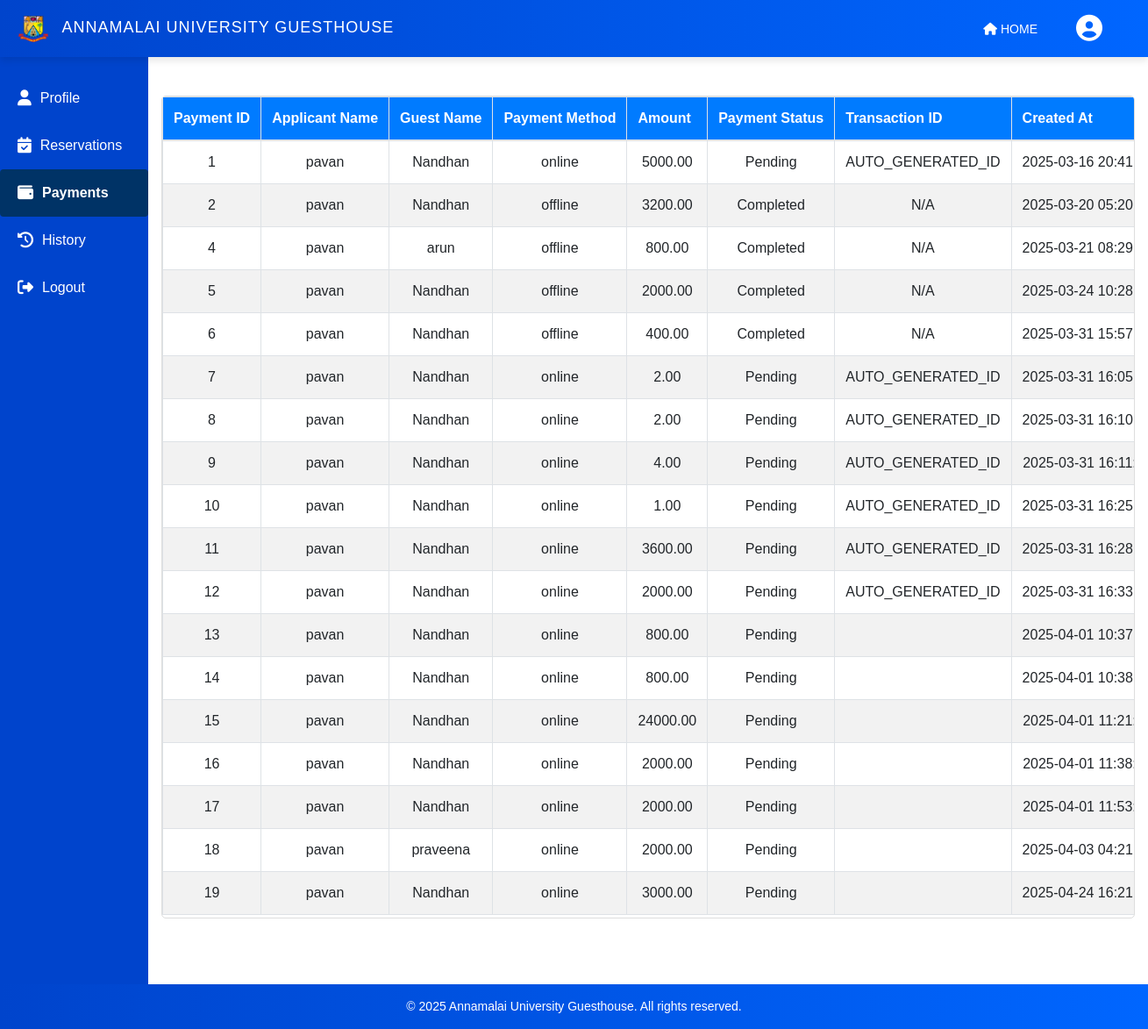
Page /user_payments.php (signed in) on the committed database.
### tables this page shows
CREATE TABLE `payments` (
  `id` int(11) NOT NULL,
  `reservation_id` int(11) NOT NULL,
  `payment_method` varchar(50) NOT NULL,
  `amount` decimal(10,2) NOT NULL,
  `payment_status` varchar(50) NOT NULL,
  `transaction_id` varchar(100) DEFAULT NULL,
  `created_at` timestamp NOT NULL DEFAULT current_timestamp()
);

CREATE TABLE `reservations` (
  `id` int(11) NOT NULL,
  `applicant_name` varchar(255) NOT NULL,
  `applicant_address` text NOT NULL,
  `guest_name` varchar(255) NOT NULL,
  `guest_address` text NOT NULL,
  `staff_id` int(11) DEFAULT NULL,
  `purpose` text NOT NULL,
  `room_type` varchar(100) NOT NULL,
  `num_rooms` int(11) NOT NULL,
  `room_number` varchar(50) NOT NULL,
  `checkin_date` date NOT NULL,
  `checkout_date` date NOT NULL,
  `cost_type` enum('fixed','variable') NOT NULL,
  `total_cost` decimal(10,2) NOT NULL,
  `created_at` timestamp NOT NULL DEFAULT current_timestamp(),
  `user_id` int(11) NOT NULL,
  `status` enum('pending','confirmed','cancelled') NOT NULL DEFAULT 'pending',
  `payment_status` enum('paid','unpaid') NOT NULL DEFAULT 'unpaid'
);

### user_payments.php (the view, shortened to what this page needs)
<?php
$servername = "localhost";
$db_username = "root";
$db_password = "";
$db_name = "au_guesthouse";
$conn = new mysqli($servername, $db_username, $db_password, $db_name);
$user_id = $_SESSION['user_id'];
$sql = "SELECT p.id, r.applicant_name, r.guest_name, p.payment_method, p.amount, p.payment_status, p.transaction_id, p.created_at FROM payments p JOIN reservations r ON p.reservation_id = r.id WHERE r.user_id = ?";
$stmt = $conn->prepare($sql);
$stmt->bind_param("i", $user_id);
$stmt->execute();
$result = $stmt->get_result();
?>
<!DOCTYPE html>
<html lang="en">
<head>
    <link rel="stylesheet" href="css/user_payments.css">
    <link rel="stylesheet" href="https://stackpath.bootstrapcdn.com/bootstrap/4.5.2/css/bootstrap.min.css">
</head>
<body>
    <?php include 'includes/header.php'; ?>
    <div class="flex1">
        <?php include 'includes/user_sidebar.php'; ?>
        <div class="container mt-4">
            <div class="table-container">
                <table class="table table-bordered">
                    <thead>
                        <tr>
                            <th>Payment ID</th>
                            <th>Applicant Name</th>
                            <th>Guest Name</th>
                            <th>Payment Method</th>
                            <th>Amount</th>
                            <th>Payment Status</th>
                            <th>Transaction ID</th>
                            <th>Created At</th>
                        </tr>
                    </thead>
                    <tbody>
                        <?php while ($row = $result->fetch_assoc()): ?>
                            <tr>
                                <td><?php echo htmlspecialchars($row['id']); ?></td>
                                <td><?php echo htmlspecialchars($row['applicant_name']); ?></td>
                                <td><?php echo htmlspecialchars($row['guest_name']); ?></td>
                                <td><?php echo htmlspecialchars($row['payment_method']); ?></td>
                                <td><?php echo htmlspecialchars($row['amount']); ?></td>
                                <td><?php echo htmlspecialchars($row['payment_status']); ?></td>
                                <td><?php echo htmlspecialchars($row['transaction_id']); ?></td>
                                <td><?php echo htmlspecialchars($row['created_at']); ?></td>
                            </tr>
                        <?php endwhile; ?>
                    </tbody>
                </table>
            </div>
        </div>
    </div>
    <?php include 'includes/footer.php'; ?>
</body>
</html>

### css/user_payments.css (style rules this page uses)
* { margin: 0; padding: 0; box-sizing: border-box; }
.flex1 { display: flex; flex-grow: 1; }
.container { flex-grow: 1; display: flex; flex-direction: column; padding: 20px; }
.table-container { flex-grow: 1; overflow-y: auto; border: 1px solid #ddd; border-radius: 5px; max-height: 80vh; }
table { width: 100%; border-collapse: collapse; background: white; }
th, td { border: 1px solid #ddd; padding: 12px; text-align: center; white-space: nowrap; }
th { background: #007bff; color: white; position: sticky; top: 0; z-index: 2; }
tr:nth-child(even) { background: #f2f2f2; }

### css/user_sidebar.css (style rules this page uses)
* { margin: 0; padding: 0; box-sizing: border-box; font-family: Arial, sans-serif; }

### rows in the picture
payments: id "1", reservation.applicant_name "pavan", reservation.guest_name "Nandhan", payment_method "online", amount "5000.00", payment_status "Pending", transaction "AUTO_GENERATED_ID", created_at "2025-03-16…"
payments: id "2", reservation.applicant_name "pavan", reservation.guest_name "Nandhan", payment_method "offline", amount "3200.00", payment_status "Completed", transaction "N/A", created_at "2025-03-20…"
payments: id "4", reservation.applicant_name "pavan", reservation.guest_name "arun", payment_method "offline", amount "800.00", payment_status "Completed", transaction "N/A", created_at "2025-03-21…"
payments: id "5", reservation.applicant_name "pavan", reservation.guest_name "Nandhan", payment_method "offline", amount "2000.00", payment_status "Completed", transaction "N/A", created_at "2025-03-24…"
payments: id "6", reservation.applicant_name "pavan", reservation.guest_name "Nandhan", payment_method "offline", amount "400.00", payment_status "Completed", transaction "N/A", created_at "2025-03-31…"
payments: id "7", reservation.applicant_name "pavan", reservation.guest_name "Nandhan", payment_method "online", amount "2.00", payment_status "Pending", transaction "AUTO_GENERATED_ID", created_at "2025-03-31…"
payments: id "8", reservation.applicant_name "pavan", reservation.guest_name "Nandhan", payment_method "online", amount "2.00", payment_status "Pending", transaction "AUTO_GENERATED_ID", created_at "2025-03-31…"
payments: id "9", reservation.applicant_name "pavan", reservation.guest_name "Nandhan", payment_method "online", amount "4.00", payment_status "Pending", transaction "AUTO_GENERATED_ID", created_at "2025-03-31…"
payments: id "10", reservation.applicant_name "pavan", reservation.guest_name "Nandhan", payment_method "online", amount "1.00", payment_status "Pending", transaction "AUTO_GENERATED_ID", created_at "2025-03-31…"
payments: id "11", reservation.applicant_name "pavan", reservation.guest_name "Nandhan", payment_method "online", amount "3600.00", payment_status "Pending", transaction "AUTO_GENERATED_ID", created_at "2025-03-31…"
payments: id "12", reservation.applicant_name "pavan", reservation.guest_name "Nandhan", payment_method "online", amount "2000.00", payment_status "Pending", transaction "AUTO_GENERATED_ID", created_at "2025-03-31…"
payments: id "13", reservation.applicant_name "pavan", reservation.guest_name "Nandhan", payment_method "online", amount "800.00", payment_status "Pending", created_at "2025-04-01…"
payments: id "14", reservation.applicant_name "pavan", reservation.guest_name "Nandhan", payment_method "online", amount "800.00", payment_status "Pending", created_at "2025-04-01…"
payments: id "15", reservation.applicant_name "pavan", reservation.guest_name "Nandhan", payment_method "online", amount "24000.00", payment_status "Pending", created_at "2025-04-01…"
payments: id "16", reservation.applicant_name "pavan", reservation.guest_name "Nandhan", payment_method "online", amount "2000.00", payment_status "Pending", created_at "2025-04-01…"
payments: id "17", reservation.applicant_name "pavan", reservation.guest_name "Nandhan", payment_method "online", amount "2000.00", payment_status "Pending", created_at "2025-04-01…"
payments: id "18", reservation.applicant_name "pavan", reservation.guest_name "praveena", payment_method "online", amount "2000.00", payment_status "Pending", created_at "2025-04-03…"
payments: id "19", reservation.applicant_name "pavan", reservation.guest_name "Nandhan", payment_method "online", amount "3000.00", payment_status "Pending", created_at "2025-04-24…"
